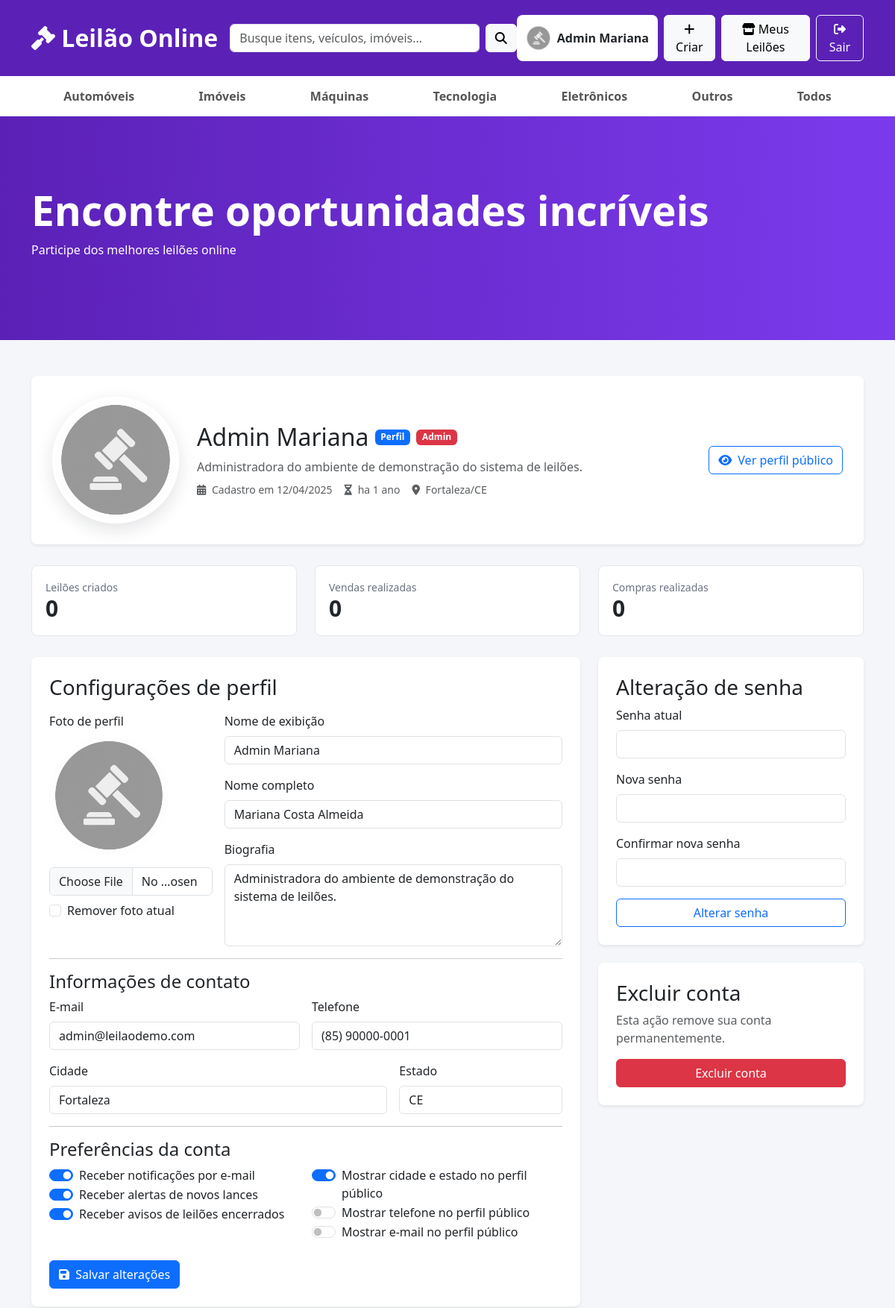
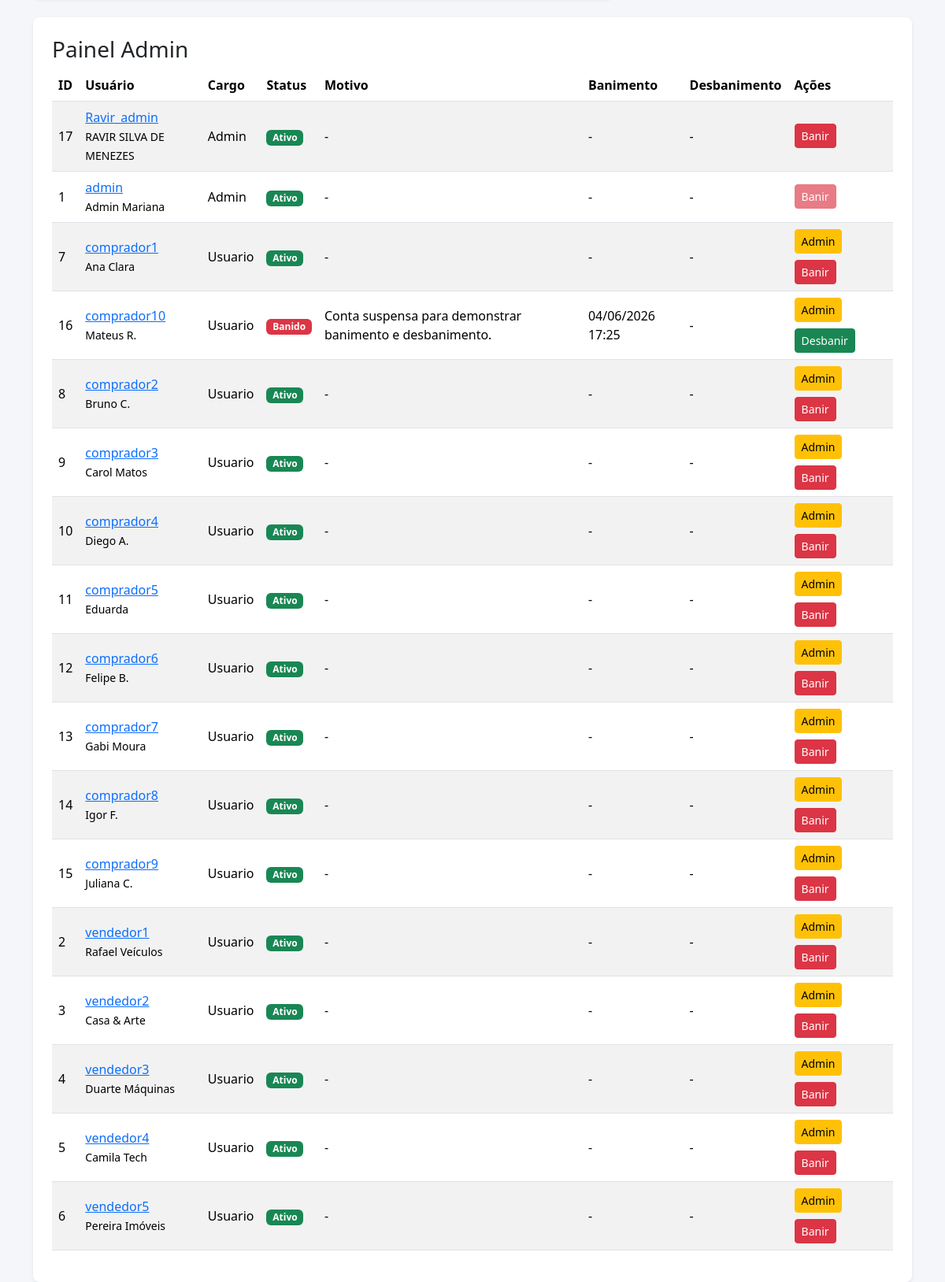
The app's page /perfil (signed in) with its own data (2 pictures, top to bottom).
### app.py (models this page shows)
class User(UserMixin, db.Model):
    foto = db.Column(
    db.String(200),
    default=FOTO_PADRAO
)
    id = db.Column(
        db.Integer,
        primary_key=True
    )
    username = db.Column(
        db.String(50),
        unique=True,
        nullable=False
    )
    password = db.Column(
        db.String(255),
        nullable=False
    )
    role = db.Column(
        db.String(20),
        default='Usuario'
    )
    nome_completo = db.Column(
        db.String(120)
    )
    telefone = db.Column(
        db.String(30)
    )
    email = db.Column(
        db.String(120)
    )
    cidade = db.Column(
        db.String(80)
    )
    estado = db.Column(
        db.String(2)
    )
    nome_exibicao = db.Column(
        db.String(80)
    )
    biografia = db.Column(
        db.Text
    )
    criado_em = db.Column(
        db.DateTime,
        default=datetime.utcnow
    )
    motivo_banimento = db.Column(
        db.Text
    )
    data_banimento = db.Column(
        db.DateTime
    )
    data_desbanimento = db.Column(
        db.DateTime
    )
    pref_email = db.Column(
        db.Boolean,
        default=True
    )
    pref_novos_lances = db.Column(
        db.Boolean,
        default=True
    )
    pref_leiloes_encerrados = db.Column(
        db.Boolean,
        default=True
    )
    mostrar_cidade = db.Column(
        db.Boolean,
        default=True
    )
    mostrar_telefone = db.Column(
        db.Boolean,
        default=False
    )
    mostrar_email = db.Column(
        db.Boolean,
        default=False
    )
    banido = db.Column(
    db.Boolean,
    default=False
)

### app.py (the view, shortened to what this page needs)
@app.route('/perfil', methods=['GET', 'POST'])
@login_required
def editar_perfil():
    usuarios = User.query.order_by(User.username.asc()).all() if current_user.role == 'Admin' else None
    return render_template(
        'perfil.html',
        stats=estatisticas_usuario(current_user),
        tempo_cadastro=tempo_de_cadastro(current_user),
        usuarios=usuarios
    )

### app.py (called while the page is built)
def tempo_de_cadastro(usuario):
    if not usuario or not usuario.criado_em:
        return "data nao informada"
    dias = (datetime.now() - usuario.criado_em).days
    if dias <= 0:
        return "desde hoje"
    if dias == 1:
        return "ha 1 dia"
    if dias < 30:
        return f"ha {dias} dias"
    meses = dias // 30
    if meses < 12:
        return f"ha {meses} mes" if meses == 1 else f"ha {meses} meses"
    anos = dias // 365
    return f"ha {anos} ano" if anos == 1 else f"ha {anos} anos"

def estatisticas_usuario(usuario):
    leiloes_criados = Leilao.query.filter_by(criador_id=usuario.id).count()
    vendas_realizadas = Leilao.query.filter_by(
        criador_id=usuario.id,
        encerrado=True
    ).filter(
        Leilao.vencedor_id.isnot(None)
    ).count()
    compras_realizadas = Leilao.query.filter_by(
        vencedor_id=usuario.id,
        encerrado=True
    ).count()
    return {
        'leiloes_criados': leiloes_criados,
        'vendas_realizadas': vendas_realizadas,
        'compras_realizadas': compras_realizadas,
        'reputacao': "Sem avaliacoes"
    }

@login_manager.user_loader
def load_user(user_id):
    return User.query.get(int(user_id))

@app.before_request
def bloquear_usuario_banido():
    rotas_livres = {'login', 'logout', 'static', 'cadastro'}
    if (
        current_user.is_authenticated
        and current_user.banido
        and request.endpoint not in rotas_livres
    ):
        logout_user()
        flash("Sua conta foi suspensa. Entre em contato com a administração.")
        return redirect(url_for('login'))

### templates/perfil.html (shortened to what this page needs)
{% extends 'base.html' %}
{% block conteudo %}
<div class="profile-shell">
<div class="profile-hero shadow-sm">
<div class="d-flex flex-column flex-md-row align-items-md-center gap-4">
<img
src="{{ url_for('static', filename='uploads/' + (current_user.foto or 'sem-imagem.png')) }}"
class="profile-avatar-xl"
alt="Foto de perfil">
<div class="flex-grow-1">
<div class="d-flex flex-wrap align-items-center gap-2 mb-2">
<h2 class="mb-0">{{ current_user.nome_exibicao or current_user.nome_completo or current_user.username }}</h2>
<span class="badge bg-primary">Perfil</span>
{% if current_user.role == 'Admin' %}
<span class="badge bg-danger">Admin</span>
{% endif %}
</div>
<p class="text-muted mb-2">{{ current_user.biografia or 'Sem biografia cadastrada.' }}</p>
<div class="d-flex flex-wrap gap-3 small text-muted">
<span><i class="fa-solid fa-calendar-days me-1"></i> Cadastro em {{ current_user.criado_em.strftime('%d/%m/%Y') if current_user.criado_em else 'data não informada' }}</span>
<span><i class="fa-solid fa-hourglass-half me-1"></i> {{ tempo_cadastro }}</span>
{% if current_user.mostrar_cidade %}
<span><i class="fa-solid fa-location-dot me-1"></i> {{ current_user.cidade or 'Cidade não informada' }}{% if current_user.estado %}/{{ current_user.estado }}{% endif %}</span>
{% endif %}
</div>
</div>
<a href="{{ url_for('perfil_publico', id=current_user.id) }}" class="btn btn-outline-primary">
<i class="fa-solid fa-eye me-1"></i>
Ver perfil público
</a>
</div>
</div>
<div class="row g-4 mt-1">
<div class="col-md-4">
<div class="metric-card">
<span>Leilões criados</span>
<strong>{{ stats.leiloes_criados }}</strong>
</div>
</div>
<div class="col-md-4">
<div class="metric-card">
<span>Vendas realizadas</span>
<strong>{{ stats.vendas_realizadas }}</strong>
</div>
</div>
<div class="col-md-4">
<div class="metric-card">
<span>Compras realizadas</span>
<strong>{{ stats.compras_realizadas }}</strong>
</div>
</div>
</div>
<div class="row g-4 mt-1">
<div class="col-lg-8">
<div class="card shadow-sm p-4">
<h3 class="mb-3">Configurações de perfil</h3>
<form method="POST" enctype="multipart/form-data">
<div class="row g-3">
<div class="col-md-4">
<label class="form-label">Foto de perfil</label>
<img
id="previewFoto"
src="{{ url_for('static', filename='uploads/' + (current_user.foto or 'sem-imagem.png')) }}"
class="profile-avatar-preview mb-3"
alt="Prévia da foto">
<input
type="file"
name="foto"
id="foto"
class="form-control"
accept=".jpg,.jpeg,.png,.webp,image/jpeg,image/png,image/webp">
<div class="form-check mt-2">
<input class="form-check-input" type="checkbox" name="remover_foto" value="1" id="remover_foto">
<label class="form-check-label" for="remover_foto">Remover foto atual</label>
</div>
</div>
<div class="col-md-8">
<label class="form-label">Nome de exibição</label>
<input type="text" name="nome_exibicao" class="form-control mb-3" value="{{ current_user.nome_exibicao or '' }}" required>
<label class="form-label">Nome completo</label>
<input type="text" name="nome_completo" class="form-control mb-3" value="{{ current_user.nome_completo or '' }}" required>
<label class="form-label">Biografia</label>
<textarea name="biografia" class="form-control" rows="4">{{ current_user.biografia or '' }}</textarea>
</div>
</div>
<hr>
<h4>Informações de contato</h4>
<div class="row g-3">
<div class="col-md-6">
<label class="form-label">E-mail</label>
<input type="email" name="email" class="form-control" value="{{ current_user.email or '' }}">
</div>
<div class="col-md-6">
<label class="form-label">Telefone</label>
<input type="tel" name="telefone" class="form-control" value="{{ current_user.telefone or '' }}">
</div>
<div class="col-md-8">
<label class="form-label">Cidade</label>
<input type="text" name="cidade" class="form-control" value="{{ current_user.cidade or '' }}">
</div>
<div class="col-md-4">
<label class="form-label">Estado</label>
<input type="text" name="estado" class="form-control" maxlength="2" value="{{ current_user.estado or '' }}">
</div>
</div>
<hr>
<h4>Preferências da conta</h4>
<div class="row g-3">
<div class="col-md-6">
<div class="form-check form-switch">
<input class="form-check-input" type="checkbox" name="pref_email" id="pref_email" {% if current_user.pref_email %}checked{% endif %}>
<label class="form-check-label" for="pref_email">Receber notificações por e-mail</label>
</div>
<div class="form-check form-switch">
<input class="form-check-input" type="checkbox" name="pref_novos_lances" id="pref_novos_lances" {% if current_user.pref_novos_lances %}checked{% endif %}>
<label class="form-check-label" for="pref_novos_lances">Receber alertas de novos lances</label>
</div>
<div class="form-check form-switch">
<input class="form-check-input" type="checkbox" name="pref_leiloes_encerrados" id="pref_leiloes_encerrados" {% if current_user.pref_leiloes_encerrados %}checked{% endif %}>
<label class="form-check-label" for="pref_leiloes_encerrados">Receber avisos de leilões encerrados</label>
</div>
</div>
<div class="col-md-6">
<div class="form-check form-switch">
<input class="form-check-input" type="checkbox" name="mostrar_cidade" id="mostrar_cidade" {% if current_user.mostrar_cidade %}checked{% endif %}>
<label class="form-check-label" for="mostrar_cidade">Mostrar cidade e estado no perfil público</label>
</div>
<div class="form-check form-switch">
<input class="form-check-input" type="checkbox" name="mostrar_telefone" id="mostrar_telefone" {% if current_user.mostrar_telefone %}checked{% endif %}>
<label class="form-check-label" for="mostrar_telefone">Mostrar telefone no perfil público</label>
</div>
<div class="form-check form-switch">
<input class="form-check-input" type="checkbox" name="mostrar_email" id="mostrar_email" {% if current_user.mostrar_email %}checked{% endif %}>
<label class="form-check-label" for="mostrar_email">Mostrar e-mail no perfil público</label>
</div>
</div>
</div>
<button class="btn btn-primary mt-4">
<i class="fa-solid fa-floppy-disk me-1"></i>
Salvar alterações
</button>
</form>
</div>
</div>
<div class="col-lg-4">
<div class="card shadow-sm p-4 mb-4">
<h3>Alteração de senha</h3>
<form method="POST">
<label class="form-label">Senha atual</label>
<input type="password" name="senha_atual" class="form-control mb-3" required>
<label class="form-label">Nova senha</label>
<input type="password" name="nova_senha" class="form-control mb-3" minlength="6" required>
<label class="form-label">Confirmar nova senha</label>
<input type="password" name="confirmar_senha" class="form-control mb-3" minlength="6" required>
<button class="btn btn-outline-primary w-100">Alterar senha</button>
</form>
</div>
<div class="card shadow-sm p-4 border-danger">
<h3>Excluir conta</h3>
<p class="text-muted">Esta ação remove sua conta permanentemente.</p>
<button type="button" class="btn btn-danger" data-bs-toggle="modal" data-bs-target="#modalExcluirConta">
Excluir conta
</button>
</div>
</div>
</div>
{% if current_user.role == 'Admin' and usuarios %}
<div class="card shadow-sm p-4 mt-4 border-danger">
<h3>Painel Admin</h3>
<div class="table-responsive">
<table class="table table-striped align-middle">
<thead>
<tr>
<th>ID</th>
<th>Usuário</th>
<th>Cargo</th>
<th>Status</th>
<th>Motivo</th>
<th>Banimento</th>
<th>Desbanimento</th>
<th>Ações</th>
</tr>
</thead>
<tbody>
{% for u in usuarios %}
<tr>
<td>{{ u.id }}</td>
<td>
<a href="{{ url_for('perfil_publico', id=u.id) }}">{{ u.username }}</a>
<br>
<small>{{ u.nome_exibicao or u.nome_completo or '' }}</small>
</td>
<td>{{ u.role }}</td>
<td>
{% if u.banido %}
<span class="badge bg-danger">Banido</span>
{% else %}
<span class="badge bg-success">Ativo</span>
{% endif %}
</td>
<td>{{ u.motivo_banimento or '-' }}</td>
<td>{{ u.data_banimento.strftime('%d/%m/%Y %H:%M') if u.data_banimento else '-' }}</td>
<td>{{ u.data_desbanimento.strftime('%d/%m/%Y %H:%M') if u.data_desbanimento else '-' }}</td>
<td>
<div class="d-flex gap-2 flex-wrap">
{% if u.role != 'Admin' %}
<form action="{{ url_for('promover', id=u.id) }}" method="POST">
<button class="btn btn-warning btn-sm">Admin</button>
</form>
{% endif %}
{% if not u.banido %}
<button
type="button"
class="btn btn-danger btn-sm"
data-bs-toggle="modal"
data-bs-target="#modalBanir{{ u.id }}"
{% if u.id == current_user.id %}disabled{% endif %}>
Banir
</button>
{% else %}
<button
type="button"
class="btn btn-success btn-sm"
data-bs-toggle="modal"
data-bs-target="#modalDesbanir{{ u.id }}">
Desbanir
</button>
{% endif %}
</div>
</td>
</tr>
{% endfor %}
</tbody>
</table>
</div>
</div>
{% endif %}
</div>
{% endblock %}

### templates/base.html (shortened to what this page needs)
<!DOCTYPE html>
<html lang="pt-br">
<head>
<link
href="https://cdn.jsdelivr.net/npm/bootstrap@5.3.7/dist/css/bootstrap.min.css"
rel="stylesheet">
<link
rel="stylesheet"
href="{{ url_for('static', filename='style.css') }}">
<link
rel="stylesheet"
href="https://cdnjs.cloudflare.com/ajax/libs/font-awesome/6.5.2/css/all.min.css">
</head>
<body>
<nav class="navbar navbar-expand-lg topo">
<div class="container">
<a class="navbar-brand logo" href="/">
<i class="fa-solid fa-gavel"></i>
Leilão Online
</a>
<div
class="collapse navbar-collapse"
id="menu">
<form class="d-flex busca mx-auto">
<input
class="form-control"
placeholder="Busque itens, veículos, imóveis...">
<button
class="btn btn-light ms-2"
type="submit">
<i class="fa-solid fa-magnifying-glass"></i>
</button>
</form>
<div class="d-flex gap-2">
{% if current_user.is_authenticated %}
<a
href="{{ url_for('editar_perfil') }}"
class="nav-profile-link">
<img
src="{{ url_for('static', filename='uploads/' + (current_user.foto or 'sem-imagem.png')) }}"
alt="Foto de perfil"
class="nav-avatar">
<span>{{ current_user.nome_exibicao or current_user.nome_completo or current_user.username }}</span>
</a>
<a
href="/criar_leilao"
class="btn btn-light">
<i class="fa-solid fa-plus"></i>
Criar
</a>
<a
href="/meus_leiloes"
class="btn btn-light">
<i class="fa-solid fa-store"></i>
Meus Leilões
</a>
<a
href="/logout"
class="btn btn-outline-light">
<i class="fa-solid fa-right-from-bracket"></i>
Sair
</a>
{% endif %}
</div>
</div>
</div>
</nav>
<div class="categorias">
<div class="container">
<a href="/?categoria=Automóveis">
Automóveis
</a>
<a href="/?categoria=Imóveis">
Imóveis
</a>
<a href="/?categoria=Máquinas">
Máquinas
</a>
<a href="/?categoria=Tecnologia">
Tecnologia
</a>
<a href="/?categoria=Eletrônicos">
Eletrônicos
</a>
<a href="/?categoria=Outros">
Outros
</a>
<a href="/">
Todos
</a>
</div>
</div>
<div class="banner">
<div class="container">
<h1>
Encontre oportunidades incríveis
</h1>
<p>
Participe dos melhores leilões online
</p>
</div>
</div>
<div class="container mt-5">
{% block conteudo %}
{% endblock %}
</div>
</body>
</html>

### static/style.css (style rules this page uses)
body { background:#f4f6f9; }
.topo { background:#5b21b6; padding:20px; }
.logo { font-size:32px; font-weight:bold; color:white !important; }
.busca { width:50%; }
.categorias { background:white; padding:15px; box-shadow:0 2px 10px rgba(0,0,0,.08); }
.categorias .container { display:flex; justify-content:space-around; flex-wrap:wrap; }
.categorias a { text-decoration:none; color:#555; font-weight:bold; }
.banner { height:300px; background:linear-gradient( 90deg, #5b21b6, #7c3aed ); color:white; display:flex; align-items:center; }
.banner h1 { font-size:55px; font-weight:bold; }
.card { border:none; border-radius:8px; overflow:hidden; transition:.4s; }
.card img { height:220px; object-fit:cover; }
.nav-profile-link { display:flex; align-items:center; gap:8px; padding:6px 12px; border-radius:8px; background:white; color:#212529; text-decoration:none; font-weight:600; max-width:220px; }
.nav-profile-link span { overflow:hidden; text-overflow:ellipsis; white-space:nowrap; }
.nav-avatar, .seller-avatar-sm { width:34px; height:34px; border-radius:50%; object-fit:cover; flex:0 0 auto; }
.profile-shell, .marketplace-layout { max-width:1180px; margin:0 auto; }
.profile-hero { background:white; border-radius:8px; padding:28px; }
.profile-avatar-xl, .seller-avatar-lg { width:170px; height:170px; border-radius:50%; object-fit:cover; border:4px solid white; box-shadow:0 8px 24px rgba(15,23,42,.12); }
.profile-avatar-preview { display:block; width:160px; height:160px; border-radius:50%; object-fit:cover; }
.metric-card, .auction-price-box { background:white; border:1px solid #e5e7eb; border-radius:8px; padding:18px; height:100%; }
.metric-card span, .auction-price-box span, .seller-facts span { display:block; color:#6b7280; font-size:14px; }
.metric-card strong { font-size:30px; line-height:1.2; }
img.nav-avatar, img.seller-avatar-sm { height:34px; }
img.profile-avatar-xl, img.seller-avatar-lg { height:170px; }
img.profile-avatar-preview { height:160px; }

### records on screen
User: foto (picture), nome_exibicao "Admin Mariana", biografia "Administradora do ambiente de demonstração do sistema de leilões.", criado_em "12/04/2025", cidade "Fortaleza", estado "CE", nome_completo "Mariana Costa Almeida", email "admin@leilaodemo.com", telefone "(85) 90000-0001", pref_email "☑", pref_novos_lances "☑", pref_leiloes_encerrados "☑", mostrar_cidade "☑", id "1", username "admin", role "Admin", banido "Ativo", motivo_banimento "-", data_banimento "-", data_desbanimento "-"
User: id "17", username "Ravir_admin", nome_exibicao "RAVIR SILVA DE MENEZES", role "Admin", banido "Ativo", motivo_banimento "-", data_banimento "-", data_desbanimento "-"
User: id "7", username "comprador1", nome_exibicao "Ana Clara", role "Usuario", banido "Ativo", motivo_banimento "-", data_banimento "-", data_desbanimento "-"
User: id "16", username "comprador10", nome_exibicao "Mateus R.", role "Usuario", banido "Banido", motivo_banimento "Conta suspensa para demonstrar banimento e desbanimento.", data_banimento "04/06/2026 17:25", data_desbanimento "-"
User: id "8", username "comprador2", nome_exibicao "Bruno C.", role "Usuario", banido "Ativo", motivo_banimento "-", data_banimento "-", data_desbanimento "-"
User: id "9", username "comprador3", nome_exibicao "Carol Matos", role "Usuario", banido "Ativo", motivo_banimento "-", data_banimento "-", data_desbanimento "-"
User: id "10", username "comprador4", nome_exibicao "Diego A.", role "Usuario", banido "Ativo", motivo_banimento "-", data_banimento "-", data_desbanimento "-"
User: id "11", username "comprador5", nome_exibicao "Eduarda", role "Usuario", banido "Ativo", motivo_banimento "-", data_banimento "-", data_desbanimento "-"
User: id "12", username "comprador6", nome_exibicao "Felipe B.", role "Usuario", banido "Ativo", motivo_banimento "-", data_banimento "-", data_desbanimento "-"
User: id "13", username "comprador7", nome_exibicao "Gabi Moura", role "Usuario", banido "Ativo", motivo_banimento "-", data_banimento "-", data_desbanimento "-"
User: id "14", username "comprador8", nome_exibicao "Igor F.", role "Usuario", banido "Ativo", motivo_banimento "-", data_banimento "-", data_desbanimento "-"
User: id "15", username "comprador9", nome_exibicao "Juliana C.", role "Usuario", banido "Ativo", motivo_banimento "-", data_banimento "-", data_desbanimento "-"
User: id "2", username "vendedor1", nome_exibicao "Rafael Veículos", role "Usuario", banido "Ativo", motivo_banimento "-", data_banimento "-", data_desbanimento "-"
User: id "3", username "vendedor2", nome_exibicao "Casa & Arte", role "Usuario", banido "Ativo", motivo_banimento "-", data_banimento "-", data_desbanimento "-"
User: id "4", username "vendedor3", nome_exibicao "Duarte Máquinas", role "Usuario", banido "Ativo", motivo_banimento "-", data_banimento "-", data_desbanimento "-"
User: id "5", username "vendedor4", nome_exibicao "Camila Tech", role "Usuario", banido "Ativo", motivo_banimento "-", data_banimento "-", data_desbanimento "-"
User: id "6", username "vendedor5", nome_exibicao "Pereira Imóveis", role "Usuario", banido "Ativo", motivo_banimento "-", data_banimento "-", data_desbanimento "-"

### other values on screen
{{ tempo_cadastro }} "ha 1 ano"
{{ stats.leiloes_criados }} "0"
{{ stats.vendas_realizadas }} "0"
{{ stats.compras_realizadas }} "0"
